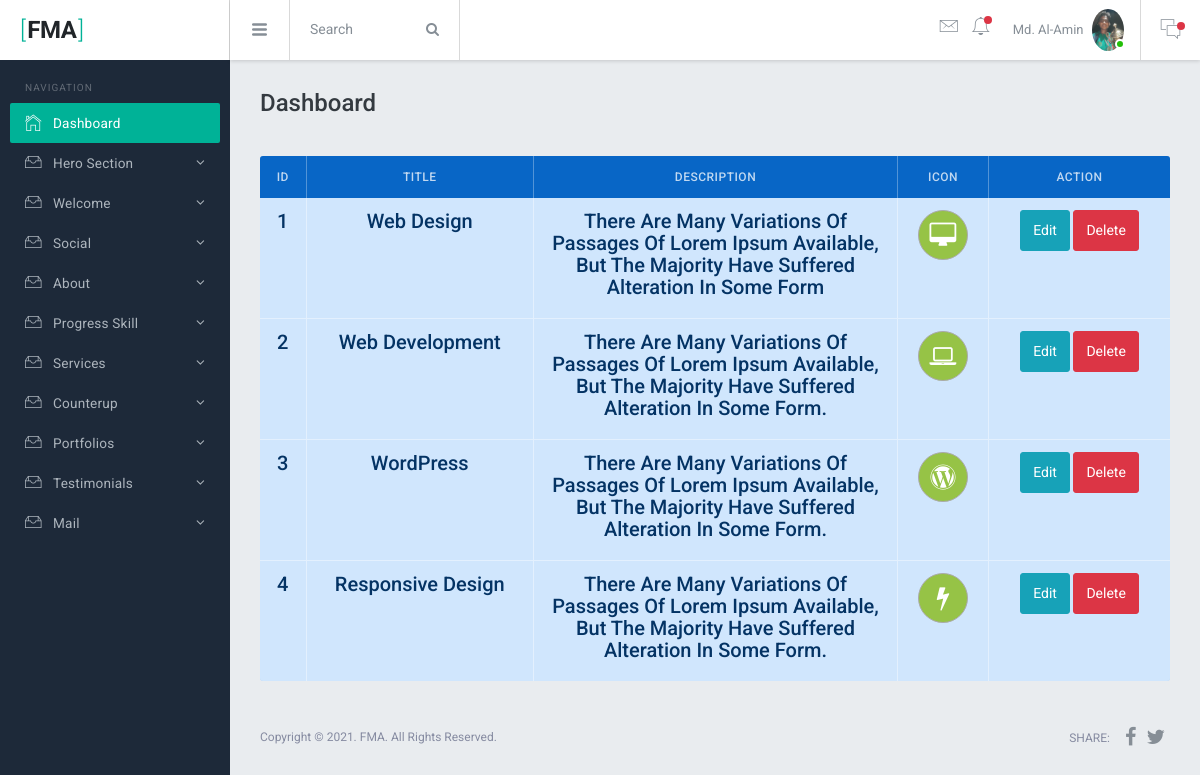
The page /admin/view-services.php (signed in) on the database its author committed.
### tables this page shows
CREATE TABLE `services` (
  `id` int(10) UNSIGNED NOT NULL,
  `title` varchar(255) NOT NULL,
  `description` text NOT NULL,
  `icon` varchar(255) NOT NULL,
  `status` tinyint(4) NOT NULL DEFAULT 1
);

### admin/view-services.php (the view)
<?php require_once 'inc/header.php';
  $select = "SELECT * FROM services WHERE status = 1";
  $query = mysqli_query($conn, $select);
?>
 <table class="table table-bordered table-colored table-primary">
    <thead>
      <tr>
        <th class="wd-5p text-center">ID</th>
        <th class="wd-25p text-center">Title</th>
        <th class="wd-40p text-center">Description</th>
        <th class="wd-10p text-center">Icon</th>
        <th class="wd-30p text-center">Action</th>
      </tr>
    </thead>
    <tbody>
      <?php foreach ($query as $key => $services): ?>
      <tr>
        <th class="text-center" scope="row"><h5><?= isset($services['title']) ? ++$key : '' ?></h5></th>
        <td class="text-center text-capitalize"><h5><?= isset($services['title']) ? $services['title'] : '' ?></h5></td>
        <td class="text-center text-capitalize"><h5><?= isset($services['description']) ? $services['description'] : '' ?></h5></td>
        <td class="text-center text-uppercase">          <i style="width: 50px;border: 1px solid #aaa;color: #fff;background-color: #96C346;height: 50px; text-align: center;font-size: 25px;line-height: 50px;border-radius: 50%;" class="<?= isset($services['icon']) ? $services['icon'] : '' ?>"></i>
        </td>
        <?php if (isset($services['title'])): ?>
        <td class="text-center">
          <a href="edit-services.php?id=<?= $services['id'] ?>" class="btn btn-info">Edit</a>
          <a href="delete-services.php?id=<?= $services['id'] ?>" class="btn btn-danger">Delete</a>
        </td>
        <?php endif;
      endforeach ?>
      </tr>
    </tbody>
  </table>
<?php require_once 'inc/footer.php'; ?>

### admin/inc/header.php (shortened to what this page needs)
<?php
require_once '../db.php';
  $adminId = $_SESSION['loginAdminId'];
$select = "SELECT * FROM admin WHERE id = $adminId";
$query = mysqli_query($conn, $select);
$assoc = mysqli_fetch_assoc($query);
?>
<!DOCTYPE html>
<html lang="en">
  <head>
    <link href="assets/lib/font-awesome/css/font-awesome.css" rel="stylesheet">
    <link href="assets/lib/Ionicons/css/ionicons.css" rel="stylesheet">
    <link href="../assets/lib/perfect-scrollbar/css/perfect-scrollbar.css" rel="stylesheet">
    <link href="assets/lib/jquery-switchbutton/jquery.switchButton.css" rel="stylesheet">
    <link href="assets/lib/rickshaw/rickshaw.min.css" rel="stylesheet">
    <link href="assets/lib/chartist/chartist.css" rel="stylesheet">
    <link rel="stylesheet" href="assets/css/bracket.css">
  </head>
  <body>
    <div class="br-logo"><a href=""><span>[</span>FMA<span>]</span></a></div>
    <div class="br-sideleft overflow-y-auto">
      <label class="sidebar-label pd-x-15 mg-t-20">Navigation</label>
      <div class="br-sideleft-menu">
        <a href="dashboard.php" class="br-menu-link active">
          <div class="br-menu-item">
            <i class="menu-item-icon icon ion-ios-home-outline tx-22"></i>
            <span class="menu-item-label">Dashboard</span>
          </div>
        </a>
        <a href="#" class="br-menu-link">
          <div class="br-menu-item">
            <i class="menu-item-icon icon ion-ios-filing-outline tx-24"></i>
            <span class="menu-item-label">Hero Section</span>
            <i class="menu-item-arrow fa fa-angle-down"></i>
          </div>
        </a>
         <a href="#" class="br-menu-link">
          <div class="br-menu-item">
            <i class="menu-item-icon icon ion-ios-filing-outline tx-24"></i>
            <span class="menu-item-label">Welcome</span>
            <i class="menu-item-arrow fa fa-angle-down"></i>
          </div>
        </a>
         <a href="#" class="br-menu-link">
          <div class="br-menu-item">
            <i class="menu-item-icon icon ion-ios-filing-outline tx-24"></i>
            <span class="menu-item-label">Social</span>
            <i class="menu-item-arrow fa fa-angle-down"></i>
          </div>
        </a>
         <a href="#" class="br-menu-link">
          <div class="br-menu-item">
            <i class="menu-item-icon icon ion-ios-filing-outline tx-24"></i>
            <span class="menu-item-label">About</span>
            <i class="menu-item-arrow fa fa-angle-down"></i>
          </div>
        </a>
         <a href="#" class="br-menu-link">
          <div class="br-menu-item">
            <i class="menu-item-icon icon ion-ios-filing-outline tx-24"></i>
            <span class="menu-item-label">Progress Skill</span>
            <i class="menu-item-arrow fa fa-angle-down"></i>
          </div>
        </a>
         <a href="#" class="br-menu-link">
          <div class="br-menu-item">
            <i class="menu-item-icon icon ion-ios-filing-outline tx-24"></i>
            <span class="menu-item-label">Services</span>
            <i class="menu-item-arrow fa fa-angle-down"></i>
          </div>
        </a>
         <a href="#" class="br-menu-link">
          <div class="br-menu-item">
            <i class="menu-item-icon icon ion-ios-filing-outline tx-24"></i>
            <span class="menu-item-label">Counterup</span>
            <i class="menu-item-arrow fa fa-angle-down"></i>
          </div>
        </a>
        <a href="#" class="br-menu-link">
          <div class="br-menu-item">
            <i class="menu-item-icon icon ion-ios-filing-outline tx-24"></i>
            <span class="menu-item-label">Portfolios</span>
            <i class="menu-item-arrow fa fa-angle-down"></i>
          </div>
        </a>
        <a href="#" class="br-menu-link">
          <div class="br-menu-item">
            <i class="menu-item-icon icon ion-ios-filing-outline tx-24"></i>
            <span class="menu-item-label">Testimonials</span>
            <i class="menu-item-arrow fa fa-angle-down"></i>
          </div>
        </a>
        <a href="#" class="br-menu-link">
          <div class="br-menu-item">
            <i class="menu-item-icon icon ion-ios-filing-outline tx-24"></i>
            <span class="menu-item-label">Mail</span>
            <i class="menu-item-arrow fa fa-angle-down"></i>
          </div>
        </a>
      </div>
      <br>
    </div>
    <div class="br-header">
      <div class="br-header-left">
        <div class="navicon-left hidden-md-down"><a id="btnLeftMenu" href=""><i class="icon ion-navicon-round"></i></a></div>
        <div class="input-group hidden-xs-down wd-170 transition">
          <input id="searchbox" type="text" class="form-control" placeholder="Search">
          <span class="input-group-btn">
            <button class="btn btn-secondary" type="button"><i class="fa fa-search"></i></button>
          </span>
        </div>
      </div>
      <div class="br-header-right">
        <nav class="nav">
          <div class="dropdown">
            <a href="" class="nav-link pd-x-7 pos-relative" data-toggle="dropdown">
              <i class="icon ion-ios-email-outline tx-24"></i>
              <?php
              $not = "SELECT * FROM mail WHERE notification = 'on'";
              $nq = mysqli_query($conn, $not);
              $na = mysqli_fetch_assoc($nq);
               ?>
              <span class="square-8 <?= isset($na['notification']) == 'on' ? 'bg-danger' : '' ?> pos-absolute t-15 r-0 rounded-circle"></span>
            </a>
          </div>
          <div class="dropdown">
            <a href="" class="nav-link pd-x-7 pos-relative" data-toggle="dropdown">
              <i class="icon ion-ios-bell-outline tx-24"></i>
              <span class="square-8 bg-danger pos-absolute t-15 r-5 rounded-circle"></span>
            </a>
          </div>
          <div class="dropdown">
            <a href="" class="nav-link nav-link-profile" data-toggle="dropdown">
              <span class="logged-name hidden-md-down"><?= $assoc['name'] ?></span>
              <img src="upload/profile/<?= $assoc['image'] ?>" class="wd-32 rounded-circle" alt="">
              <span class="square-10 bg-success"></span>
            </a>
          </div>
        </nav>
        <div class="navicon-right">
          <a id="btnRightMenu" href="" class="pos-relative">
            <i class="icon ion-ios-chatboxes-outline"></i>
            <span class="square-8 bg-danger pos-absolute t-10 r--5 rounded-circle"></span>
          </a>
        </div>
      </div>
    </div>
    <div class="br-mainpanel">
      <div class="pd-30">
        <h4 class="tx-gray-800 mg-b-5">Dashboard</h4>
      </div>
      <div class="br-pagebody mg-t-5 pd-x-30">

### rows shown on the page
services: title "Web Design", description "There Are Many Variations Of Passages Of Lorem Ipsum Available, But The Majority Have Suffered Alteration In Some Form"
services: title "Web Development", description "There Are Many Variations Of Passages Of Lorem Ipsum Available, But The Majority Have Suffered Alteration In Some Form."
services: title "WordPress", description "There Are Many Variations Of Passages Of Lorem Ipsum Available, But The Majority Have Suffered Alteration In Some Form."
services: title "Responsive Design", description "There Are Many Variations Of Passages Of Lorem Ipsum Available, But The Majority Have Suffered Alteration In Some Form."

### other values the page prints
$assoc['name'] "Md. Al-Amin"
